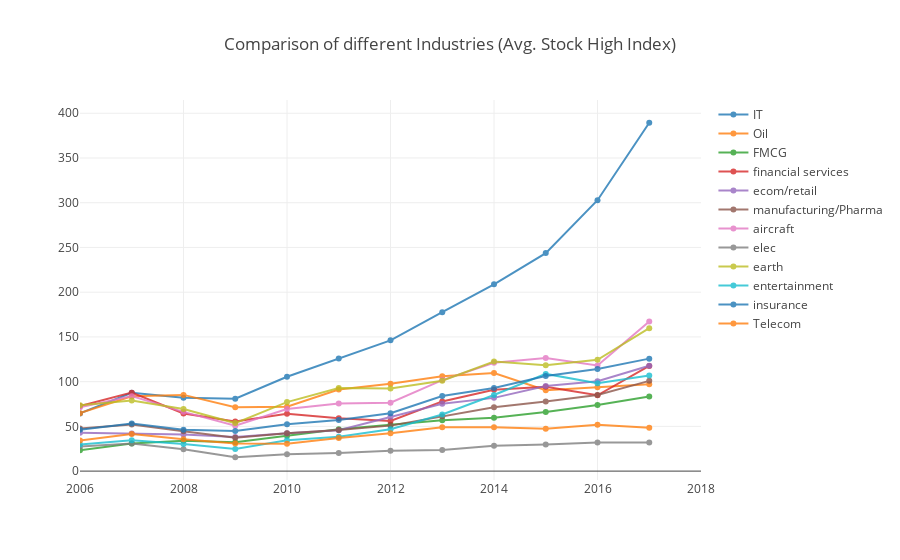

Write notebook code for a chart like this one.
### Markdown cell above
### IV - Comparing stock value of stocks from different Industries

### Code cell
trace_IT = go.Scatter(
                x=type_dist[type_dist['Type']=='IT'].Year,
                y=type_dist[type_dist['Type']=='IT'].High,
                name = "IT",
                opacity = 0.8)

trace_Oil = go.Scatter(
                x=type_dist[type_dist['Type']=='Oil'].Year,
                y=type_dist[type_dist['Type']=='Oil'].High,
                name = "Oil",
                opacity = 0.8)

trace_FMCG = go.Scatter(
                x=type_dist[type_dist['Type']=='FMCG'].Year,
                y=type_dist[type_dist['Type']=='FMCG'].High,
                name = "FMCG",
                opacity = 0.8)

trace_financial = go.Scatter(
                x=type_dist[type_dist['Type']=='financial services'].Year,
                y=type_dist[type_dist['Type']=='financial services'].High,
                name = "financial services",
                opacity = 0.8)

trace_ecom = go.Scatter(
                x=type_dist[type_dist['Type']=='ecom/retail'].Year,
                y=type_dist[type_dist['Type']=='ecom/retail'].High,
                name = "ecom/retail",
                opacity = 0.8)

trace_Pharma = go.Scatter(
                x=type_dist[type_dist['Type']=='manufacturing/Pharma'].Year,
                y=type_dist[type_dist['Type']=='manufacturing/Pharma'].High,
                name = "manufacturing/Pharma",
                opacity = 0.8)

trace_aircraft = go.Scatter(
                x=type_dist[type_dist['Type']=='aircraft manufacturing'].Year,
                y=type_dist[type_dist['Type']=='aircraft manufacturing'].High,
                name = "aircraft",
                opacity = 0.8)

trace_elec = go.Scatter(
                x=type_dist[type_dist['Type']=='manufacturing/elec'].Year,
                y=type_dist[type_dist['Type']=='manufacturing/elec'].High,
                name = "elec",
                opacity = 0.8)

trace_earth = go.Scatter(
                x=type_dist[type_dist['Type']=='manufacturing/earth'].Year,
                y=type_dist[type_dist['Type']=='manufacturing/earth'].High,
                name = "earth",
                opacity = 0.8)

trace_entertainment = go.Scatter(
                x=type_dist[type_dist['Type']=='entertainment'].Year,
                y=type_dist[type_dist['Type']=='entertainment'].High,
                name = "entertainment",
                opacity = 0.8)

trace_insurance = go.Scatter(
                x=type_dist[type_dist['Type']=='insurance'].Year,
                y=type_dist[type_dist['Type']=='insurance'].High,
                name = "insurance",
                opacity = 0.8)

trace_Telecom = go.Scatter(
                x=type_dist[type_dist['Type']=='Telecom'].Year,
                y=type_dist[type_dist['Type']=='Telecom'].High,
                name = "Telecom",
                opacity = 0.8)

data = [trace_IT,trace_Oil,trace_FMCG,trace_financial,trace_ecom,trace_Pharma,trace_aircraft,trace_elec,trace_earth,trace_entertainment,trace_insurance,trace_Telecom]

layout = dict(
    title = "Comparison of different Industries (Avg. Stock High Index)",
    xaxis = dict(
        range = [2006,2018])
)

fig = dict(data=data, layout=layout)
iplot(fig)

### Figure 1 — Plotly figure (JSON) as saved in the notebook; plotly's stock layout.template omitted (floating-point values rounded to 4 significant figures)
{"data": [{"name": "IT", "opacity": 0.8, "type": "scatter", "x": [2006, 2007, 2008, 2009, 2010, 2011, 2012, 2013, 2014, 2015, 2016, 2017], "y": [64.53, 87.57, 81.94, 80.95, 105.4, 125.9, 146.2, 177.6, 208.8, 243.7, 302.8, 389.4]}, {"name": "Oil", "opacity": 0.8, "type": "scatter", "x": [2006, 2007, 2008, 2009, 2010, 2011, 2012, 2013, 2014, 2015, 2016, 2017], "y": [64.8, 83.63, 85.21, 71.3, 72.06, 91.11, 97.64, 105.9, 109.6, 90.41, 93.74, 97.22]}, {"name": "FMCG", "opacity": 0.8, "type": "scatter", "x": [2006, 2007, 2008, 2009, 2010, 2011, 2012, 2013, 2014, 2015, 2016, 2017], "y": [23.28, 30.93, 33.84, 32.16, 39.52, 46.67, 51.93, 56.75, 59.57, 66.01, 73.82, 83.34]}, {"name": "financial services", "opacity": 0.8, "type": "scatter", "x": [2006, 2007, 2008, 2009, 2010, 2011, 2012, 2013, 2014, 2015, 2016, 2017], "y": [72.81, 87.72, 64.4, 55.46, 64.02, 59.07, 56.04, 77.9, 90.91, 94.23, 84.76, 117.5]}, {"name": "ecom/retail", "opacity": 0.8, "type": "scatter", "x": [2006, 2007, 2008, 2009, 2010, 2011, 2012, 2013, 2014, 2015, 2016, 2017], "y": [42.81, 41.92, 41.04, 38.19, 42.43, 45.61, 60.76, 75.37, 81.87, 95.17, 100.4, 117.8]}, {"name": "manufacturing/Pharma", "opacity": 0.8, "type": "scatter", "x": [2006, 2007, 2008, 2009, 2010, 2011, 2012, 2013, 2014, 2015, 2016, 2017], "y": [47.71, 52.02, 44.6, 37.2, 42.33, 45.84, 50.84, 61.39, 71.29, 77.82, 85.15, 100.9]}, {"name": "aircraft", "opacity": 0.8, "type": "scatter", "x": [2006, 2007, 2008, 2009, 2010, 2011, 2012, 2013, 2014, 2015, 2016, 2017], "y": [71.41, 83.8, 66.24, 50.74, 69.4, 75.62, 76.46, 101.8, 121.1, 126.3, 118.1, 167.1]}, {"name": "elec", "opacity": 0.8, "type": "scatter", "x": [2006, 2007, 2008, 2009, 2010, 2011, 2012, 2013, 2014, 2015, 2016, 2017], "y": [27.38, 30.88, 24.42, 15.49, 18.85, 20.32, 22.79, 23.7, 28.36, 29.75, 32.06, 32.12]}, {"name": "earth", "opacity": 0.8, "type": "scatter", "x": [2006, 2007, 2008, 2009, 2010, 2011, 2012, 2013, 2014, 2015, 2016, 2017], "y": [73.5, 79.03, 69.35, 53.69, 77.12, 92.77, 92.23, 100.9, 122.5, 118.5, 124.4, 159.8]}, {"name": "entertainment", "opacity": 0.8, "type": "scatter", "x": [2006, 2007, 2008, 2009, 2010, 2011, 2012, 2013, 2014, 2015, 2016, 2017], "y": [29.78, 34.58, 30.17, 24.83, 34.45, 38.37, 46.75, 63.32, 85.06, 108.7, 98.1, 107.0]}, {"name": "insurance", "opacity": 0.8, "type": "scatter", "x": [2006, 2007, 2008, 2009, 2010, 2011, 2012, 2013, 2014, 2015, 2016, 2017], "y": [46.21, 53.17, 46.34, 44.91, 52.33, 57.02, 64.68, 83.9, 92.95, 106.3, 114.0, 125.7]}, {"name": "Telecom", "opacity": 0.8, "type": "scatter", "x": [2006, 2007, 2008, 2009, 2010, 2011, 2012, 2013, 2014, 2015, 2016, 2017], "y": [34.3, 41.59, 35.52, 30.79, 30.63, 36.9, 42.28, 49.0, 48.91, 47.48, 51.71, 48.54]}], "layout": {"title": "Comparison of different Industries (Avg. Stock High Index)", "xaxis": {"range": [2006, 2018]}}}
